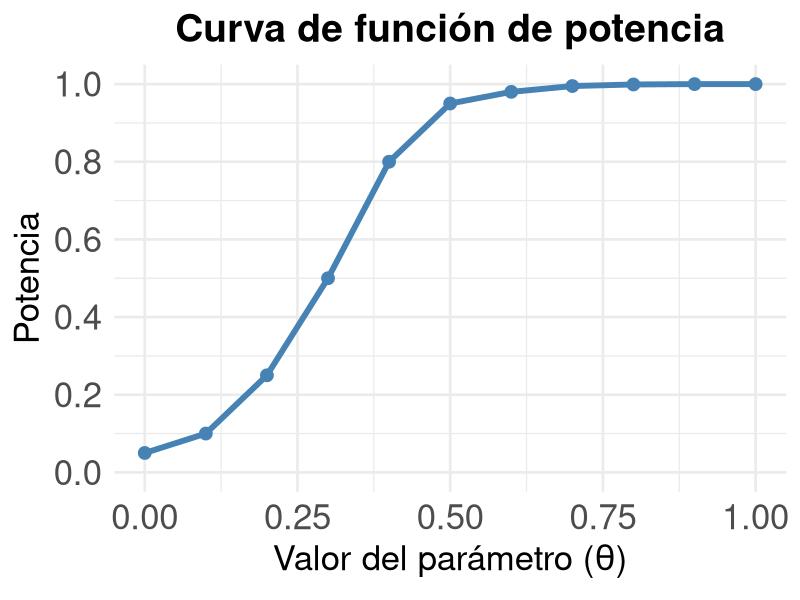
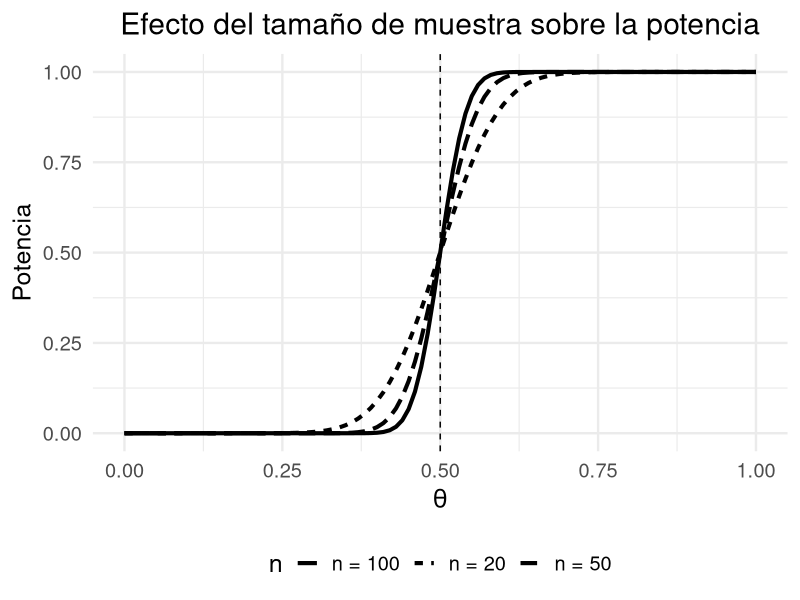

The R script that drew these images, in order:
## ---- chunk 1
# Datos
x1 <- 6.8
x2 <- 6.2

sigma1 <- 1.2
sigma2 <- 1.1

n1 <- 50
n2 <- 50

# Cálculo del estadístico Z
z <- (x1 - x2) /
     sqrt((sigma1^2/n1) +
          (sigma2^2/n2))

z

# Cálculo del valor-p para una prueba bilateral
pvalor <- 2 * pnorm(abs(z),
                    lower.tail = FALSE)

pvalor
## ---- chunk 2
# Datos del problema
xbar1 <- 34.5
xbar2 <- 31.2

s1 <- 4.8
s2 <- 5.1

n1 <- 20
n2 <- 22

# Estadístico t
t <- (xbar1 - xbar2) /
     sqrt((s1^2/n1) +
          (s2^2/n2))

round(t, 2)
## ---- chunk 3
gl <- n1 + n2 - 2
gl
## ---- chunk 4
# Valor-p bilateral

pvalor <- 2 *
  pt(abs(t),
     df = gl,
     lower.tail = FALSE)

round(pvalor, 3)
## ---- chunk 5
# Error estándar
EE <- sqrt((s1^2/n1) +
           (s2^2/n2))
# Valor crítico t
tcrit <- qt(0.975,
            df = gl)
# Intervalo de confianza
LI <- (xbar1 - xbar2) -
      tcrit*EE

LS <- (xbar1 - xbar2) +
      tcrit*EE

round(c(LI, LS), 2)

## ---- chunk 6
# Producción antes del fertilizante
antes <- c(
18,21,19,22,20,23,17,21,20,19,22,18,24,21,20
)
# Producción después del fertilizante
despues <- c(
20,24,20,24,21,25,19,24,22,21,25,19,26,23,22
)
# Diferencias
d <- despues - antes
# Media de las diferencias
mean(d)
# Desviación estándar
sd(d)

## ---- chunk 7

# Prueba t pareada
t.test(
  despues,
  antes,
  paired = TRUE,
  conf.level = 0.95
)
## ---- chunk 8
# Datos
x1 <- 170
x2 <- 145

n1 <- 200
n2 <- 200

p1 <- x1/n1
p2 <- x2/n2
## ---- chunk 9
dif <- p1-p2

se <- sqrt(
(p1*(1-p1))/n1 +
(p2*(1-p2))/n2
)

z <- dif/se
round(z, 2)
pvalor <- 2*pnorm(
abs(z),
lower.tail=FALSE
)
round(pvalor, 4)
## ---- chunk 10
alpha <- 0.05

zcrit <- qnorm(
1-alpha/2
)

li <- dif-zcrit*se
ls <- dif+zcrit*se

round(c(li, ls), 3)
## ---- chunk 11
x1 <- 150; n1 <- 180
x2 <- 205; n2 <- 230

p1 <- round(x1/n1, 3)
p2 <- round(x2/n2, 3)

dif <- p2 - p1

p1
p2
dif
## ---- chunk 12
se <- sqrt(
 (p1*(1-p1))/n1 +
 (p2*(1-p2))/n2
)

z <- dif/se
round(z, 2)

round(qnorm(0.95), 3)

round(pnorm(
 z,
 lower.tail = FALSE
), 3)
## ---- chunk 13
theta <- seq(0, 1, by = 0.1)

power <- c(0.05, 0.10, 0.25, 0.50, 0.80,
           0.95, 0.98, 0.995, 0.999, 1, 1)

library(ggplot2)

df <- data.frame(theta, power)

ggplot(df, aes(theta, power)) +
  geom_line(linewidth = 2, colour = "steelblue") +
  geom_point(size = 4, colour = "steelblue") +
  labs(
    title = "Curva de función de potencia",
    x = expression("Valor del parámetro ("*theta*")"),
    y = "Potencia"
  ) +
  scale_y_continuous(
    limits = c(0, 1),
    breaks = seq(0, 1, 0.2)
  ) +
  theme_minimal(base_size = 20) +
  theme(
    plot.title = element_text(
      size = 28,
      face = "bold",
      hjust = 0.5
    ),
    axis.title = element_text(size = 25),
    axis.text = element_text(size = 25)
  )
## ---- chunk 14
library(ggplot2)

theta <- seq(0, 1, by = 0.01)

datos <- rbind(
  data.frame(theta, potencia = pnorm((theta-0.5)*sqrt(20)*3),  n = "n = 20"),
  data.frame(theta, potencia = pnorm((theta-0.5)*sqrt(50)*3),  n = "n = 50"),
  data.frame(theta, potencia = pnorm((theta-0.5)*sqrt(100)*3), n = "n = 100")
)

ggplot(datos,
       aes(theta, potencia,
           linetype = n)) +
  geom_line(linewidth = 1.4) +
  geom_vline(xintercept = 0.5,
             linetype = "dashed") +
  labs(
    x = expression(theta),
    y = "Potencia",
    title = "Efecto del tamaño de muestra sobre la potencia"
  ) +
  theme_minimal(base_size = 18) +
  theme(
    legend.position = "bottom",
    plot.title = element_text(hjust = 0.5)
  )
## ---- chunk 15
# Datos
s1 <- 18.5 ; n1 <- 15
s2 <- 8.2 ; n2 <- 12
alpha <- 0.05
# F observado
Fcalc <- s1/s2
# grados de libertad
gl1 <- n1 - 1
gl2 <- n2 - 1
# F crítico
Fcrit <- qf(1 - alpha/2, df1 = gl1, df2 = gl2)

Fcalc
Fcrit
